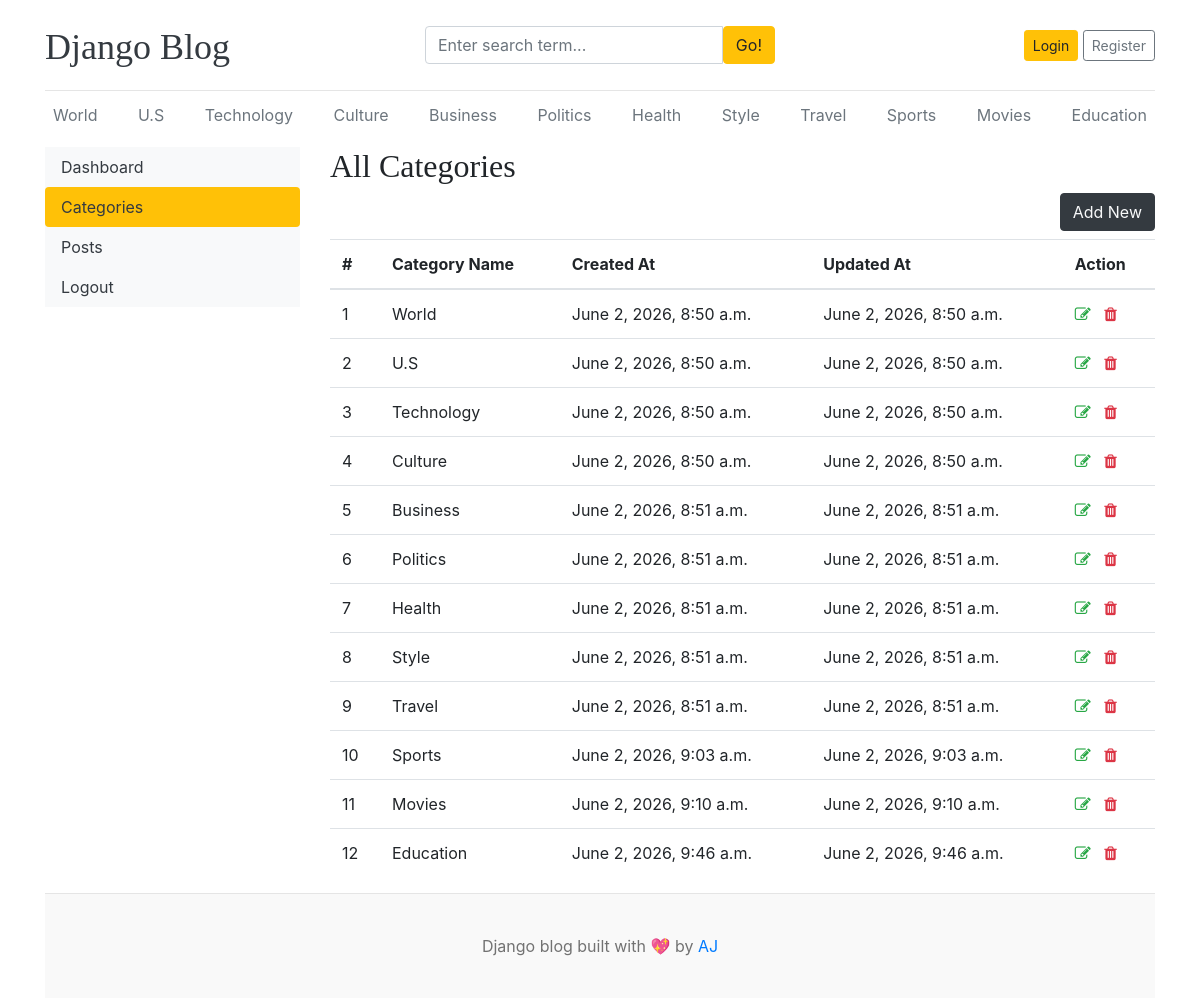
/dashboard/categories/, run on the app's committed database.
### blogs/models.py (models this page shows)
class Category(models.Model):
    category_name = models.CharField(max_length=50, unique=True)
    created_at = models.DateTimeField(auto_now_add=True)
    updated_at = models.DateTimeField(auto_now=True)
    class Meta:
        verbose_name_plural = 'categories'
    def __str__(self):
        return self.category_name

### dashboards/views.py (the view)
# urls.py: path('categories/', views.categories, name='categories'),
def categories(request):
    return render(request, 'dashboard/categories.html')

### blogs/context_processors.py (called while the page is built)
def get_categories(request):
    categories = Category.objects.all()
    return dict(categories=categories)

def get_social_links(request):
    social_links = SocialLink.objects.all()
    return dict(social_links=social_links)

### templates/dashboard/categories.html (shortened to what this page needs)
{% extends 'base.html' %}
{% block content %}
<div class="row">
    {% include 'dashboard/sidebar.html' %}
    <div class="col-md-9">
        <h2>All Categories</h2>
        <a href="{% url 'add_category' %}" class="btn btn-dark text-light float-right mb-2">Add New</a>
        <table class="table table-hover">
            <thead>
              <tr>
                <th>#</th>
                <th>Category Name</th>
                <th>Created At</th>
                <th>Updated At</th>
                <th>Action</th>
              </tr>
            </thead>
            <tbody>
            {% for cat in categories %}
              <tr>
                <td>{{ forloop.counter }}</td>
                <td>{{ cat }}</td>
                <td>{{ cat.created_at }}</td>
                <td>{{ cat.updated_at }}</td>
                <td>
                    <a href="{% url 'edit_category' cat.id %}"><i class="fa fa-edit text-success"></i></a>
                    <a href="{% url 'delete_category' cat.id %}"><i class="fa fa-trash text-danger"></i></a>
                </td>
              </tr>
            {% endfor %}
            </tbody>
          </table>
    </div>
</div>
{% endblock %}

### templates/base.html (shortened to what this page needs)
{% load static %}
<!DOCTYPE html>
<html lang="en">
<head>
    <link href="https://getbootstrap.com/docs/4.0/dist/css/bootstrap.min.css" rel="stylesheet">
    <link href="{% static 'css/blog.css' %}" rel="stylesheet">
    <link rel="stylesheet" href="https://cdnjs.cloudflare.com/ajax/libs/font-awesome/4.7.0/css/font-awesome.min.css">
  </head>
<body>
    <div class="container">
      <header class="blog-header py-3">
        <div class="row flex-nowrap justify-content-between align-items-center">
          <div class="col-4 pt-1">
            <a class="blog-header-logo text-dark" href="/">Django Blog</a>
          </div>
          <div class="col-4">
            <form action="{% url 'search' %}" method="GET">
              <div class="input-group">
                <input class="form-control" type="text" name="keyword" value="{{ keyword }}" placeholder="Enter search term..." aria-label="Enter search term..." aria-describedby="button-search" />
                <button type="submit" class="btn btn-warning" id="button-search" type="button">Go!</button>
            </div>
            </form>
          </div>
          <div class="col-4 d-flex justify-content-end align-items-center">
            {% if not user.is_authenticated %}
            <a class="btn btn-sm btn-warning" href="{% url 'login' %}">Login</a> &nbsp;
            <a class="btn btn-sm btn-outline-secondary" href="{% url 'register' %}">Register</a>
            {% else %}
            <span><a href="{% url 'dashboard' %}">Dashboard</a></span>
            &emsp;
            <span><a href="{% url 'logout' %}">Logout</a></span>
            {% endif %}
          </div>
        </div>
      </header>
      <div class="nav-scroller py-1 mb-2">
        <nav class="nav d-flex justify-content-between">
          {% for cat in categories %}
          <a class="p-2 text-muted" href="{% url 'posts_by_category' cat.id %}">{{ cat.category_name }}</a>
          {% endfor %}
        </nav>
      </div>
{% block content %}
{% endblock %}
<footer class="blog-footer">
    <p>Django blog built with 💖 by <a href="#">AJ</a></p>
  </footer>
  </body>
  </html>

### blog_main/static/css/blog.css (style rules this page uses)
.blog-header { border-bottom: 1px solid #e5e5e5; }
.blog-header-logo { font-family: "Playfair Display", Georgia, "Times New Roman", serif; font-size: 2.25rem; }
h1, h2, h3, h4, h5, h6 { font-family: "Playfair Display", Georgia, "Times New Roman", serif; }
.blog-footer { padding: 2.5rem 0; color: #727272; text-align: center; background-color: #f9f9f9; border-top: .05rem solid #e5e5e5; }
.blog-footer p:last-child { margin-bottom: 0; }

### data on the page
Category: category_name "World", created_at "June 2, 2026, 8:50 a.m.", updated_at "June 2, 2026, 8:50 a.m."
Category: category_name "U.S", created_at "June 2, 2026, 8:50 a.m.", updated_at "June 2, 2026, 8:50 a.m."
Category: category_name "Technology", created_at "June 2, 2026, 8:50 a.m.", updated_at "June 2, 2026, 8:50 a.m."
Category: category_name "Culture", created_at "June 2, 2026, 8:50 a.m.", updated_at "June 2, 2026, 8:50 a.m."
Category: category_name "Business", created_at "June 2, 2026, 8:51 a.m.", updated_at "June 2, 2026, 8:51 a.m."
Category: category_name "Politics", created_at "June 2, 2026, 8:51 a.m.", updated_at "June 2, 2026, 8:51 a.m."
Category: category_name "Health", created_at "June 2, 2026, 8:51 a.m.", updated_at "June 2, 2026, 8:51 a.m."
Category: category_name "Style", created_at "June 2, 2026, 8:51 a.m.", updated_at "June 2, 2026, 8:51 a.m."
Category: category_name "Travel", created_at "June 2, 2026, 8:51 a.m.", updated_at "June 2, 2026, 8:51 a.m."
Category: category_name "Sports", created_at "June 2, 2026, 9:03 a.m.", updated_at "June 2, 2026, 9:03 a.m."
Category: category_name "Movies", created_at "June 2, 2026, 9:10 a.m.", updated_at "June 2, 2026, 9:10 a.m."
Category: category_name "Education", created_at "June 2, 2026, 9:46 a.m.", updated_at "June 2, 2026, 9:46 a.m."
